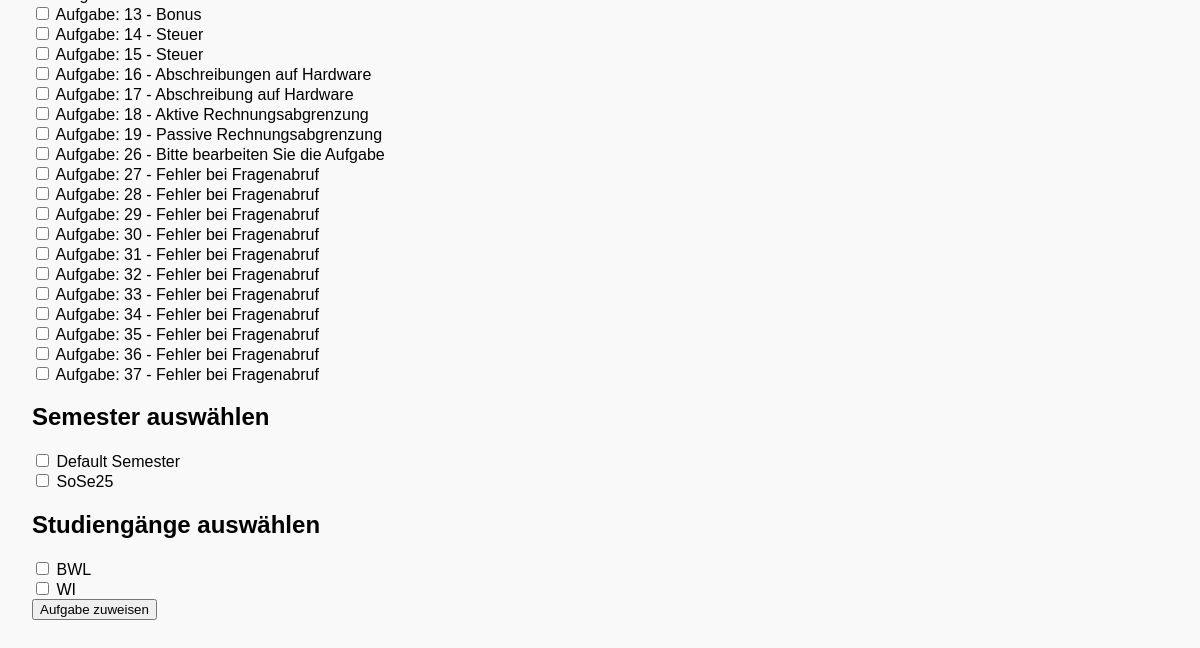
/users/aufgaben_zuweisen/ (signed in, lower part), run on an earlier commit of the app's database.
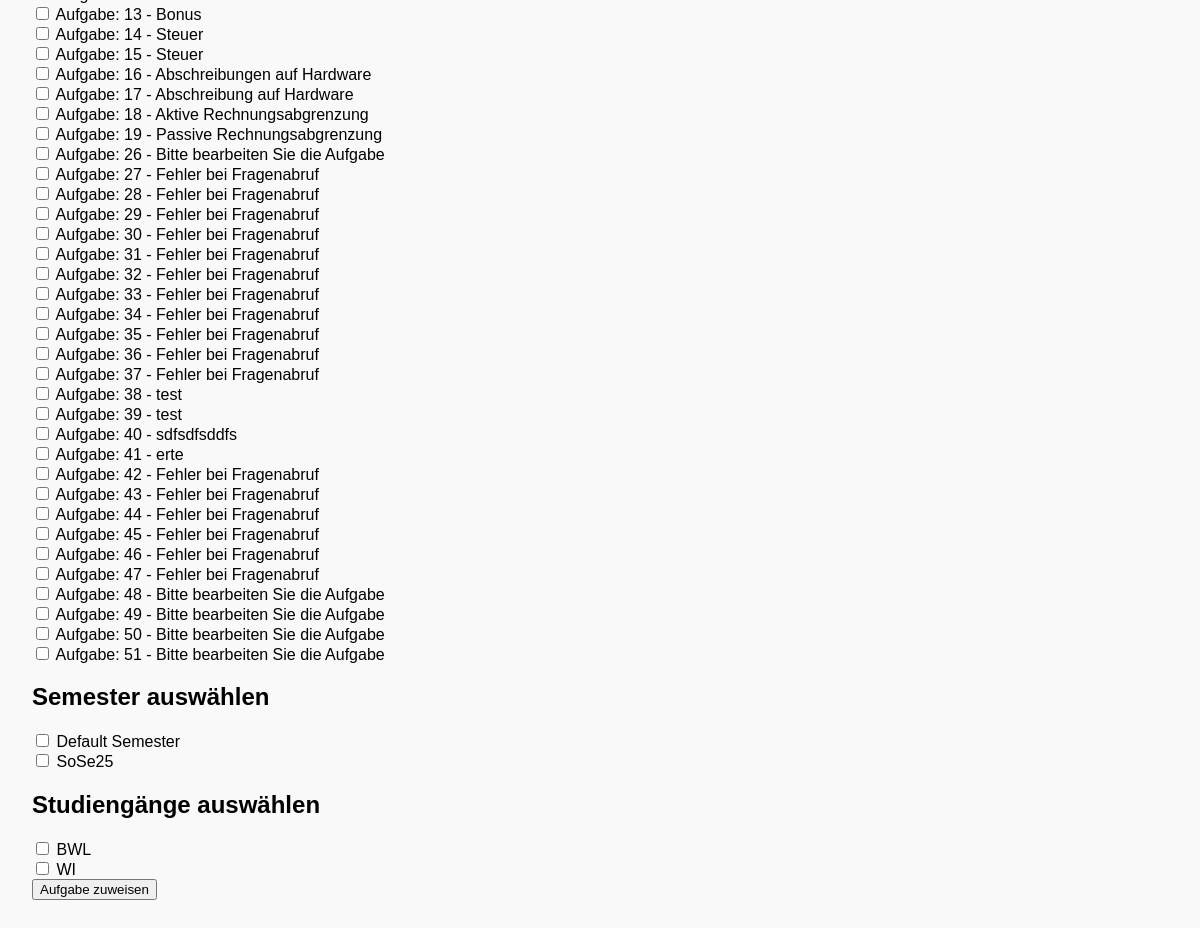
And on a later commit of the database.
### posts/models.py (models this page shows)
class Aufgabe_neu(models.Model):
    RECHNUNGSTYPEN = [
        ('eingehend', 'Eingehende Rechnung'),
        ('ausgehend', 'Ausgehende Rechnung'),
        ('intern', 'Interner Vorgang'),
    ]
    unternehmen_kategorie = models.ForeignKey(Unternehmen, on_delete=models.CASCADE)
    fragentyp = models.ForeignKey(Aufgabenkategorie,null=True, on_delete=models.CASCADE)
    unterkategorie = models.IntegerField(null = True, blank=True, default = 1)
    fragentyp_text = models.CharField(null = True,max_length=255)
    mailtext = models.TextField()
    frage = models.TextField(null=True,default="Dieses Feld kann gelöscht werden")
    nutzungsdauer = models.IntegerField(null=True, blank=True)
    feedback_konto_falsch = models.TextField(null=True, blank=True, help_text="Feedback, wenn ein falsches Konto gewählt wurde.")
    feedback_betrag_falsch = models.TextField(null=True, blank=True, help_text="Feedback, wenn der Betrag falsch ist.")
    eigene_ansicht = models.TextField(blank=True, null=True, default='Secure Net\nTreskowallee 8\n10318 Berlin')
    rechnungsnummer = models.CharField(max_length=50, blank=True, null=True, default='RE-00001')
    datum = models.DateField(blank=True, null=True, auto_now_add=True)
    rechnungsbetrag = models.DecimalField(max_digits=10, decimal_places=2, blank=True, null=True, default=0.00)
    zahlweise = models.CharField(max_length=255, blank=True, null=True, default='Überweisung innerhalb von 14 Tagen')
    verabschiedung = models.TextField(blank=True, null=True, default='Mit freundlichen Grüßen\nIhr Unternehmen')
    kontakt = models.TextField(blank=True, null=True, default='Tel: 01234 567890\nE-Mail: info@unternehmen.de')
    beschreibung = models.TextField(blank=True, null=True, default='Keine weiteren Details angegeben.')
    rechnungstyp = models.CharField(max_length=20, choices=RECHNUNGSTYPEN, default='intern')
    def __str__(self):
        return f"{self.frage} ({self.fragentyp})"

### users/models.py (models this page shows, shortened)
class Semester(models.Model):
    name = models.CharField(max_length=10, unique=True)

class Studiengang(models.Model):
    name = models.CharField(max_length=100, unique=True)

### posts/views.py (the view)
    def _wrapped_view_func(request, *args, **kwargs):
        if request.user.is_authenticated and request.user.role == 'teacher':
            return view_func(request, *args, **kwargs)
        else:
            return HttpResponse(f'Fehlende Berechtigung <br><a href="{reverse("index")}">Zurück zur Startseite</a>')

### posts/models.py (called while the page is built)
    def __str__(self):
        return self.name

### posts/views.py (called while the page is built)
def lehrkraft_required(view_func):
    def _wrapped_view_func(request, *args, **kwargs):
        if request.user.is_authenticated and request.user.role == 'teacher':
            return view_func(request, *args, **kwargs)
        else:
            return HttpResponse(f'Fehlende Berechtigung <br><a href="{reverse("index")}">Zurück zur Startseite</a>')
    return _wrapped_view_func

### users/templates/users/aufgaben_zuweisen.html (shortened to what this page needs)
{% extends 'master_layout.html' %}
{% block content %}
<form method="post">
    {% for aufgabe in aufgaben %}
        <div>
            <input type="checkbox" name="aufgaben" value="{{ aufgabe.id }}">
            <label>Aufgabe: {{ aufgabe.id }} - {{ aufgabe.fragentyp_text|default:"Fehler bei Fragenabruf" }}</label>
        </div>
    {% endfor %}
    <h2>Semester auswählen</h2>
    {% for sem in semester %}
        <div>
            <input type="checkbox" name="semester" value="{{ sem.id }}">
            <label>{{ sem.name }}</label>
        </div>
    {% endfor %}
    <h2>Studiengänge auswählen</h2>
    {% for studiengang in studiengaenge %}
        <div>
            <input type="checkbox" name="studiengaenge" value="{{ studiengang.id }}">
            <label>{{ studiengang.name }}</label>
        </div>
    {% endfor %}
    <button type="submit">Aufgabe zuweisen</button>
</form>
{% endblock %}

What changed in the data, as far as the page shows it:
added Aufgabe_neu: id "38", fragentyp_text "test"
added Aufgabe_neu: id "39", fragentyp_text "test"
added Aufgabe_neu: id "40", fragentyp_text "sdfsdfsddfs"
added Aufgabe_neu: id "41", fragentyp_text "erte"
added Aufgabe_neu: id "42", fragentyp_text "Fehler bei Fragenabruf"
added Aufgabe_neu: id "43", fragentyp_text "Fehler bei Fragenabruf"
added Aufgabe_neu: id "44", fragentyp_text "Fehler bei Fragenabruf"
added Aufgabe_neu: id "45", fragentyp_text "Fehler bei Fragenabruf"
added Aufgabe_neu: id "46", fragentyp_text "Fehler bei Fragenabruf"
added Aufgabe_neu: id "47", fragentyp_text "Fehler bei Fragenabruf"
added Aufgabe_neu: id "48", fragentyp_text "Bitte bearbeiten Sie die Aufgabe"
added Aufgabe_neu: id "49", fragentyp_text "Bitte bearbeiten Sie die Aufgabe"
added Aufgabe_neu: id "50", fragentyp_text "Bitte bearbeiten Sie die Aufgabe"
added Aufgabe_neu: id "51", fragentyp_text "Bitte bearbeiten Sie die Aufgabe"
